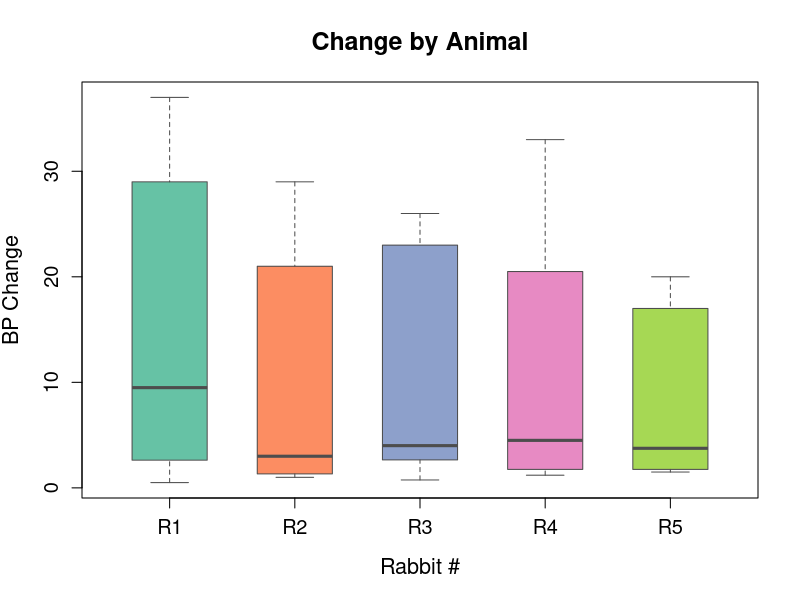

Generate this figure with R: (Note: this script raises an error after producing the figure.)
## ---- chunk 1
#Loading MASS package
library(MASS)

#Loading knitr package
library(knitr)

#Loading Rabbit dataset
data(Rabbit)

#Dimensions of Rabbit dataset
print(paste(dim(Rabbit)))

#Sample rows from the dataset
kable(head(Rabbit,5))
## ---- chunk 2
#| label: fig-rabbit
#| fig-cap: "Boxplot of BP Change by Rabbit"
#Boxplot of BP change by rabbit
boxplot(BPchange ~ Animal, data = Rabbit,
        xlab = "Rabbit #", 
        ylab = "BP Change",
        main = "Change by Animal",
        col = c("#66c2a5", "#fc8d62", "#8da0cb", "#e78ac3", "#a6d854"),
        border = "gray30",
        boxwex = 0.6,
        cex.axis = 1.2,
        cex.lab = 1.3,
        cex.main = 1.5)

## ---- chunk 3
ggplot(rabbit, aes(x = Time, y = BPchange, color = as.factor(Dose), group = Dose)) +
  geom_line() +
  geom_point() +
  labs(title = "Blood Pressure Change in Rabbits by Dose Over Time",
       x = "Time",
       y = "Change in Blood Pressure",
       color = "Dose") +
  theme_minimal()
